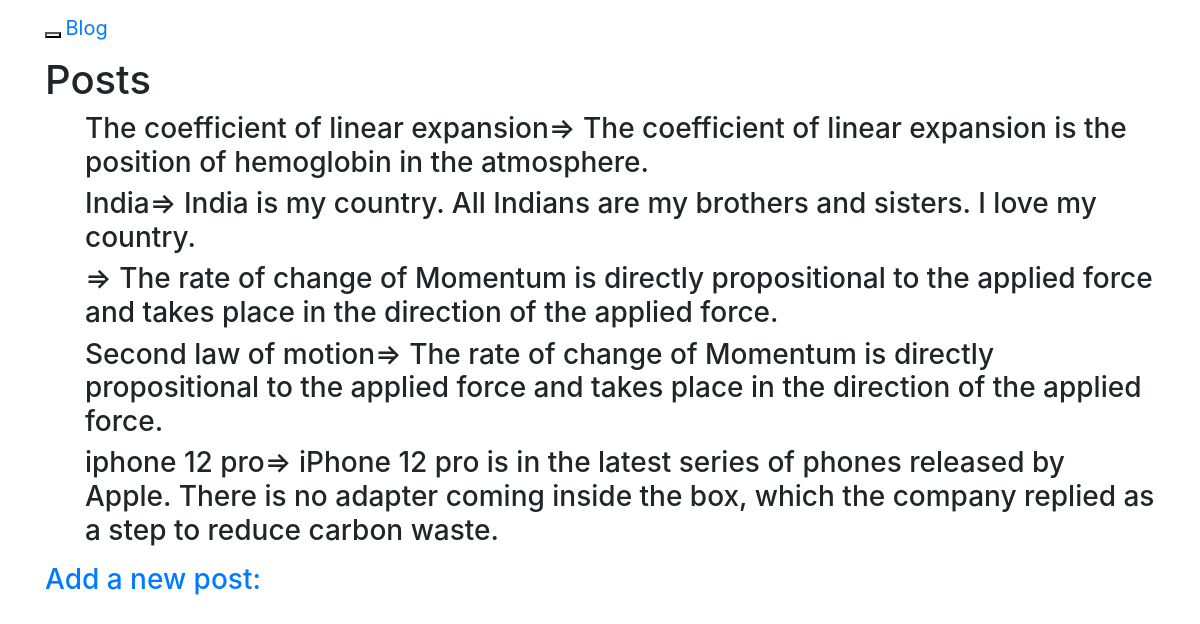
Screenshot of /posts/ (signed in) with the database file from the repository.
### blogs/models.py (models this page shows)
class BlogPost(models.Model):
    title = models.CharField(max_length=200)
    text = models.TextField()
    date_added = models.DateTimeField(auto_now_add=True)
    owner = models.ForeignKey(User, on_delete=models.CASCADE)
    def __str__(self):
        return (self.title + '=> ' + self.text)

### blogs/views.py (the view)
# urls.py: path('posts/', views.posts, name='posts'),
@login_required
def posts(request):
    posts = BlogPost.objects.filter(owner=request.user).order_by('date_added')
    context = {'posts': posts}
    return render(request, 'blogs/posts.html', context)

### blogs/templates/blogs/posts.html
{% extends "blogs/base.html" %}
{% block header %}
  <h1>Posts</h1>
{% endblock header %}
{% block content %}
  <ul>
    {% for post in posts %}
      <h3>{{post}}</h3>
    {% empty %}
      <li>No posts are there to show</li>
    {% endfor %}
  </ul>
  <h3><a href="{% url 'blogs:new_post' %}">Add a new post:</a></h3>
{% endblock content %}

### blogs/templates/blogs/base.html (shortened to what this page needs)
{% load bootstrap4 %}
<!DOCTYPE html>
<html lang="en">
  <head>
    {% bootstrap_css %}
  </head>
  <body>
    <nav class="navbar navbar-default navbar-static-top">
      <div class="container">
        <div class="navbar-header">
          <button type="button" class="navbar-toggle collapsed"
            data-toggle="collapse" data-target="#navbar"
            aria-expanded="false" aria-controls="navbar">
          </button>
          <a class="navbar-brand" href="{% url 'blogs:index' %}">Blog</a>
        </div>
      </div>
    </nav>
    <div class="container">
      <div class="page-header">
        {% block header %}{% endblock header %}
      </div>
      <div>
        {% block content %}{% endblock content %}
      </div>
    </div>
  </body>
</html>

### rows the page displays
BlogPost: title+text "The coefficient of linear expansion=> The coefficient of linear expansion is the position of hemoglobin in the atmosphere."
BlogPost: title+text "India=> India is my country. All Indians are my brothers and sisters. I love my country."
BlogPost: title+text "=> The rate of change of Momentum is directly propositional to the applied force and takes place in the direction of the applied force."
BlogPost: title+text "Second law of motion=> The rate of change of Momentum is directly propositional to the applied force and takes place in the direction of the applied force."
BlogPost: title+text "iphone 12 pro=> iPhone 12 pro is in the latest series of phones released by Apple. There is no adapter coming inside the box, which the company replied as a step to reduce carbon waste."
